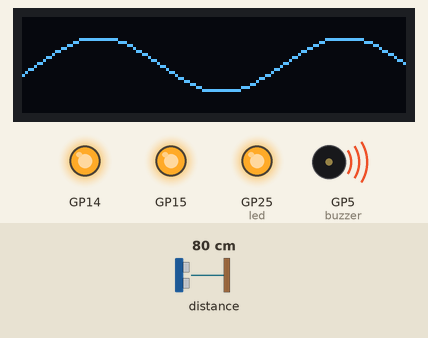
The program below on a simulated Raspberry Pi Pico running MicroPython. On the bench: 128×32 one-colour display, output pins drawn as LEDs (lit = HIGH), buzzer (waves = sounding). Inputs (shaded band) come from the test bench; at power-on: distance to the obstacle 80 cm. What the program prints to the serial console is not drawn.

Above: at 1.49 s.
1.5 s: distance to the obstacle set to 9 cm
At 1.66 s:
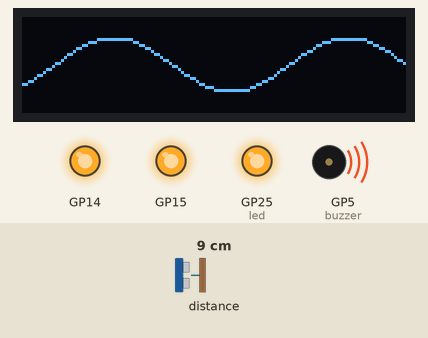
3.2 s: distance to the obstacle set to 18 cm
At 3.43 s:
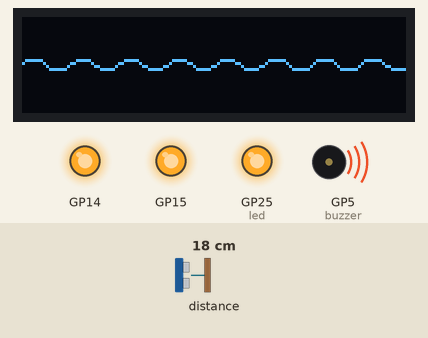
4.9 s: distance to the obstacle set to 35 cm
At 5.02 s:
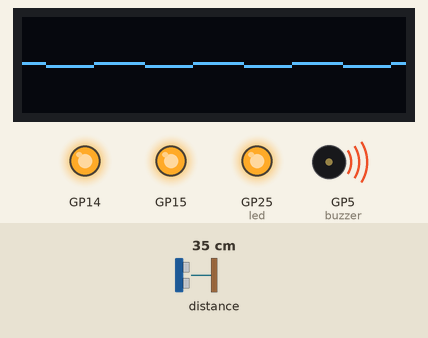
Timing chart, 0 to 7.9 s (numbered marks = the images above; inputs shaded):
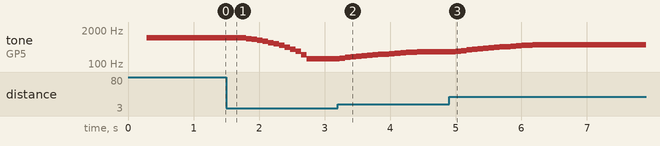

Measured:
- after the input at 1.5 s, tone on GP5 (buzzer): plays 940 Hz for 0.08 s, 869 Hz for 0.08 s, 799 Hz for 0.08 s, 727 Hz for 0.08 s, 656 Hz for 0.08 s, 586 Hz for 0.08 s … (12 notes in this stretch), starting after 0.30 s
- after the input at 3.2 s, tone on GP5 (buzzer): plays 169 Hz for 0.08 s, 178 Hz for 0.08 s, 187 Hz for 0.08 s, 196 Hz for 0.08 s, 205 Hz for 0.08 s, 214 Hz for 0.08 s … (15 notes in this stretch), starting at once
- after the input at 4.9 s, tone on GP5 (buzzer): plays 311 Hz for 0.08 s, 328 Hz for 0.08 s, 346 Hz for 0.08 s, 362 Hz for 0.08 s, 379 Hz for 0.08 s, 397 Hz for 0.08 s … (15 notes in this stretch), starting after 0.10 s; the display: changes after 0.12 s (image 3)

The program:

main.py
```python
import time
import math
from machine import Pin, I2C, SoftI2C, PWM
import ssd1306
from vl53l0x import VL53L0X

# =========================================================
# STEP 1: INITIALIZE HARDWARE (Pins & Audio)
# =========================================================
# Power up the sensors via XSHUT pins
Pin(15, Pin.OUT).value(1)
Pin(14, Pin.OUT).value(1)
time.sleep(0.2)

# Audio Setup
buzzer = PWM(Pin(5))
led = Pin("LED", Pin.OUT)
led.value(1)

# =========================================================
# STEP 2: INITIALIZE I2C BUSES (No overlapping hardware blocks)
# =========================================================
# Bus 1 (Pins 10/11) - Pitch Sensor (Hardware I2C)
i2c1 = I2C(1, sda=Pin(10), scl=Pin(11), freq=400000)

# Bus 0 (Pins 8/9) - Volume Sensor (Hardware I2C)
i2c0 = I2C(0, sda=Pin(8),  scl=Pin(9),  freq=400000)

# Pins 2/3 - OLED Display (Using SoftI2C to avoid hijacking Hardware I2C 1)
i2c_oled = SoftI2C(sda=Pin(2), scl=Pin(3), freq=400000)

print("Bus 1 Scan (Pitch):", i2c1.scan())
print("Bus 0 Scan (Volume):", i2c0.scan())
print("OLED Bus Scan:", i2c_oled.scan())

# Initialize ToF Sensors
tof_pitch = VL53L0X(i2c1, address=41)
tof_vol   = VL53L0X(i2c0, address=41)

# Initialize OLED (128x32 screen size)
oled = ssd1306.SSD1306_I2C(128, 32, i2c_oled)

# =========================================================
# STEP 3: SETUP VARIABLES & FILTERS
# =========================================================
tof_pitch.set_measurement_timing_budget(40000)
tof_vol.set_measurement_timing_budget(40000)

n = 15
pitch_group = []
vol_group = []
avg_pitch = 0
avg_vol = 0

# Place this in STEP 3 of your script
smoothed_vol_duty = 0.0  # Tracks the actual current volume for smooth gliding

# Oscilloscope Animation variables (Adjusted for 32px height)
phase_shift = 0
center_y = 16  # Changed from 32 to 16 so the wave sits perfectly in the middle

print("🎛️ Theremin + Oscilloscope Active!")

# =========================================================
# STEP 4: THE UNIFIED, NON-BLOCKING LOOP
# =========================================================

while True:
    try:
        # --- 1. READ SENSORS ---
        raw_pitch = tof_pitch.ping() - 50
        raw_vol = tof_vol.ping() - 75

        # --- 2. FILTER DATA ---
        if raw_pitch not in (8140, 8141) and raw_pitch > 0:
            pitch_group.append(raw_pitch)
            if len(pitch_group) > n: pitch_group.pop(0)
            avg_pitch = int(sum(pitch_group) / len(pitch_group))

        if raw_vol not in (8140, 8141) and raw_vol > 0:
            vol_group.append(raw_vol)
            if len(vol_group) > n: vol_group.pop(0)
            avg_vol = int(sum(vol_group) / len(vol_group))

        # --- 3. AUDIO MAPPING & EXECUTION ---
        # A. Map pitch (Distance -> Frequency)
        pitch_freq = 100 + int(avg_pitch * 1.5)
        pitch_freq = max(40, min(pitch_freq, 1000))
        buzzer.freq(pitch_freq)

        # B. Map volume using a quadratic curve (avoids sudden quiet-to-loud jumps)
        # Normalize distance to a 0.0 - 1.0 scale (assuming max comfortable distance ~400mm)
        norm_vol = min(max(avg_vol / 400.0, 0.0), 1.0)

        # Squaring it (norm_vol * norm_vol) creates a smooth exponential curve for your ear
        target_volume_duty = int((norm_vol ** 2) * 32768)

        # C. Apply the Glide Filter (Exponential Moving Average)
        # 0.10 means the volume moves 10% closer to your hand's position every single frame.
        # Lower = smoother/slacker glide. Higher (e.g., 0.25) = faster/snappier response.
        smoothing_factor = 0.10
        smoothed_vol_duty += (target_volume_duty - smoothed_vol_duty) * smoothing_factor

        # Send the final smoothed value to the hardware
        buzzer.duty_u16(int(smoothed_vol_duty))

        # --- 4. VISUAL MAPPING (DYNAMIC OSCILLOSCOPE) ---
        wave_frequency = 0.05 + (1.0 / (avg_pitch + 1)) * 20
        wave_frequency = max(0.05, min(wave_frequency, 0.4))

        # Scale down max amplitude to 12 pixels so it doesn't clip off the 32px screen bounds
        # Map Volume to Wave Amplitude using the newly smoothed volume duty cycle
        wave_amplitude = int((smoothed_vol_duty / 32768) * 12)
        # --- 5. RENDER OLED FRAME ---
        oled.fill(0)

        # Plot and draw the wave
        last_x = 0
        last_y = int(center_y + math.sin((last_x * wave_frequency) + phase_shift) * wave_amplitude)

        for x in range(1, 128):
            y = int(center_y + math.sin((x * wave_frequency) + phase_shift) * wave_amplitude)
            oled.line(last_x, last_y, x, y, 1)
            last_x = x
            last_y = y

        oled.show()
        phase_shift -= 0.25

    except OSError as e:
        print(f"I2C Bus Glitch Caught: {e}")
        oled.text("ERROR with I2C", 0, 16)
        buzzer.duty_u16(0)

    time.sleep_ms(2)
```
